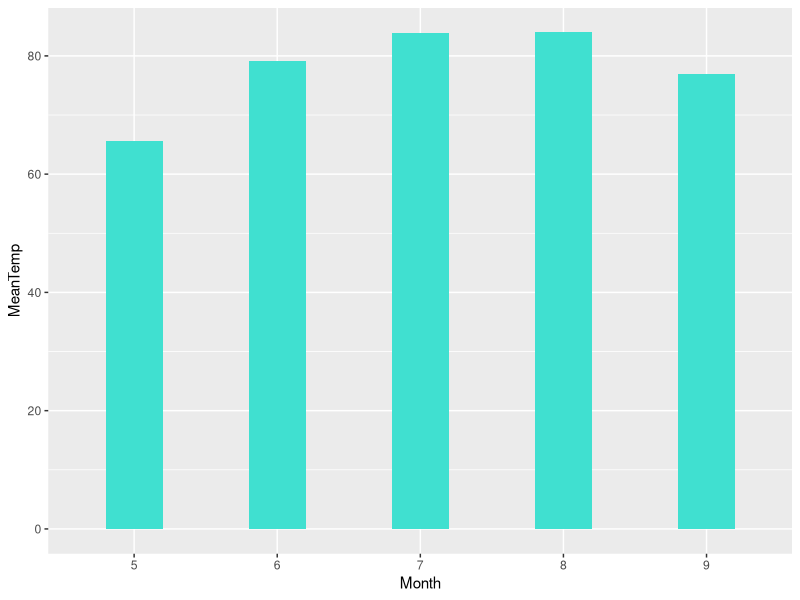

Write the R code that produced this figure.
# Loading libraries
library(tidyverse)

# Loading data
airquality
airquality <- as.tibble(airquality)

airquality$Month <- as.factor(airquality$Month)

summaries <- airquality %>% 
  group_by(Month) %>% 
  summarise(
    count = n(),
    MeanTemp = mean(Temp),
    MeanWind = mean(Wind),
    StdTemp = sd(Temp)
  )

  
summaries %>% 
  ggplot() +
  geom_col(aes(x = Month, y = MeanTemp), fill = "turquoise", width = 0.4)
    